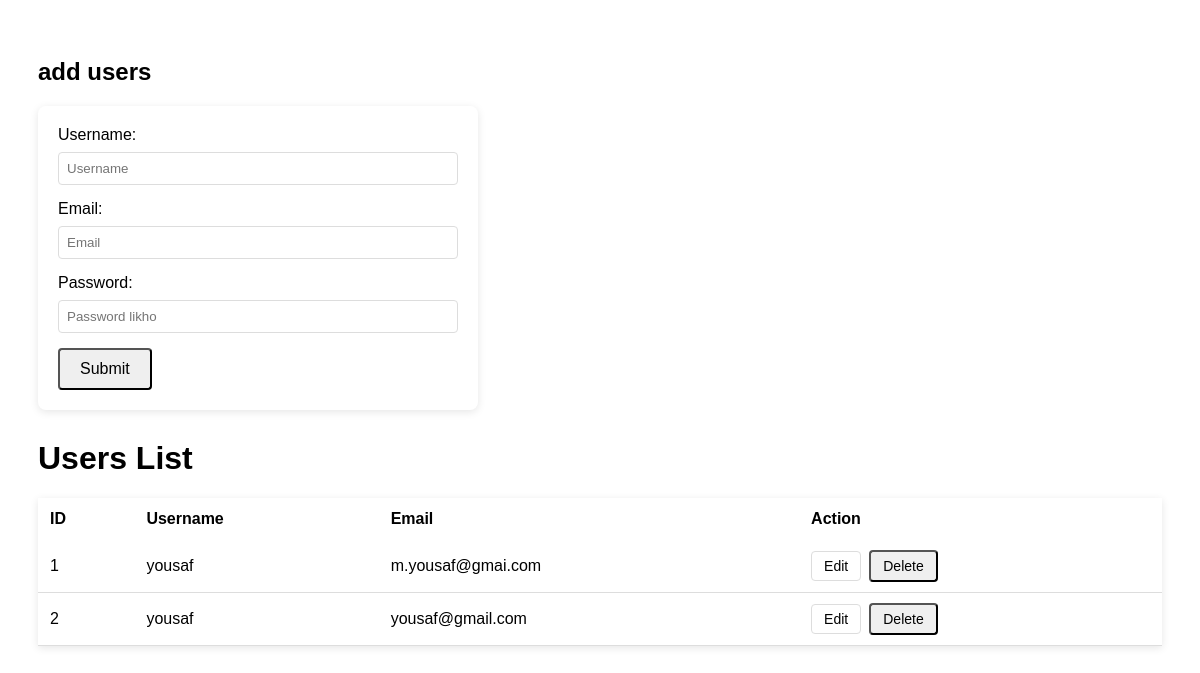
Before: /users/ with the older database file.
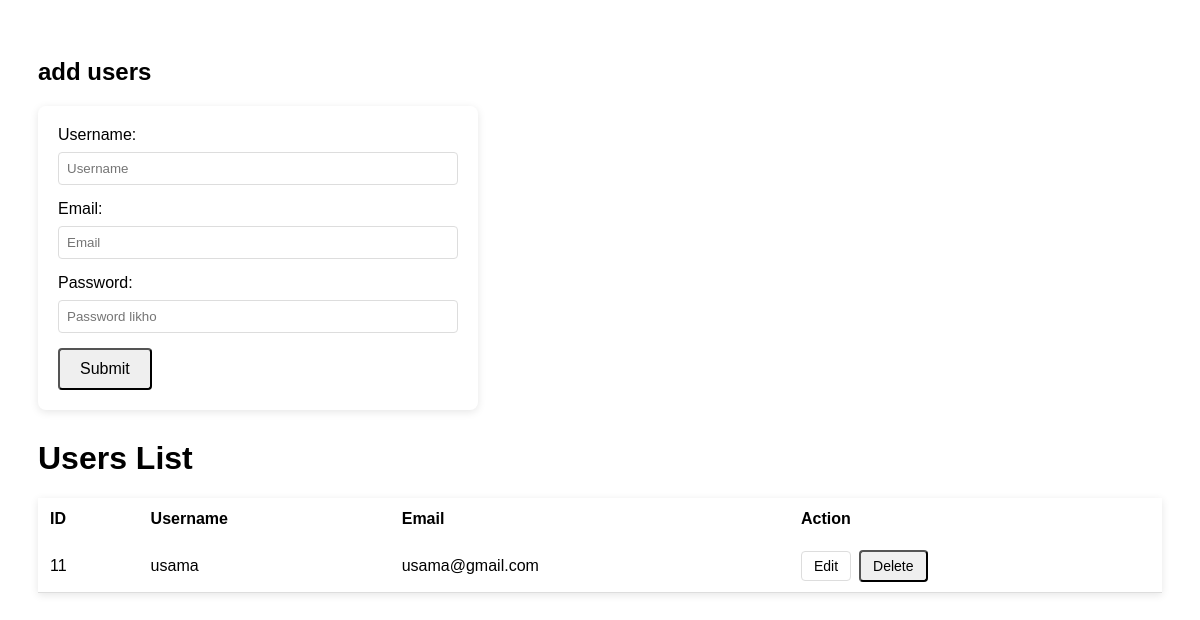
After: the same page with the newer database file.
### myapp/models.py (models this page shows, shortened)
class User(models.Model):
    name = models.CharField(max_length=100)
    email = models.EmailField()
    password = models.CharField(max_length=100)

### myapp/views.py (the view, shortened to what this page needs)
# urls.py: path("users/", views.users_list, name="users_list"),
def users_list(request):
    users = User.objects.all()
    return render(request, "myapp/users.html", {"users": users})

### myapp/templates/myapp/users.html (shortened to what this page needs)
<!DOCTYPE html>
<html>
<head>
</head>
<body>
    <h2>add users</h2>
    <div class="form-box">
        <form method="POST" action="/users/">
            <label>Username:</label>
            <input type="text" name="name" placeholder="Username " required>
            <label>Email:</label>
            <input type="email" name="email" placeholder="Email  " required>
            <label>Password:</label>
            <input type="password" name="password" placeholder="Password likho" required>
            <button type="submit">Submit</button>
        </form>
    </div>
    <h1>  Users List</h1>
    <table>
        <thead>
            <tr>
                <th>ID</th>
                <th>Username</th>
                <th>Email</th>
                <th>Action</th>
            </tr>
        </thead>
        <tbody>
            {% for user in users %}
            <tr>
                <td>{{ user.id }}</td>
                <td>{{ user.name }}</td>
                <td>{{ user.email }}</td>
                <td>
                    <div class="actions">
                        <a href="{% url 'edit_user' user.id %}" class="edit-link">Edit</a>
                        <form method="POST" action="{% url 'delete_user' user.id %}" class="delete-form">
                            <button type="submit" class="delete-btn" onclick="return confirm('Delete this user?');">Delete</button>
                        </form>
                    </div>
                </td>
            </tr>
            {% empty %}
            <tr>
                <td colspan="4">No users found.</td>
            </tr>
            {% endfor %}
        </tbody>
    </table>
</body>
</html>

Changed rows visible on the page:
removed User: id "1", name "yousaf", email "m.yousaf@gmai.com"
removed User: id "2", name "yousaf", email "yousaf@gmail.com"
added User: id "11", name "usama", email "usama@gmail.com"
